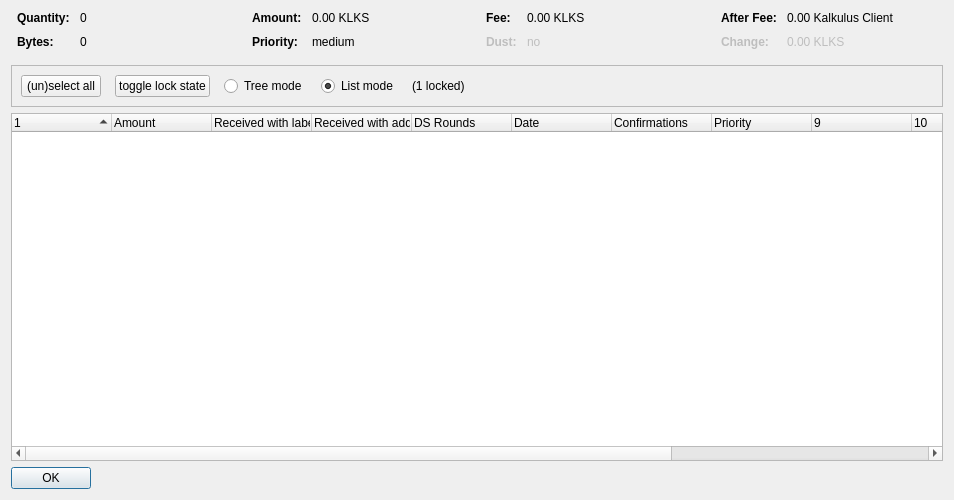
<?xml version="1.0" encoding="UTF-8"?>
<ui version="4.0">
 <class>CoinControlDialog</class>
 <widget class="QDialog" name="CoinControlDialog">
  <property name="geometry">
   <rect>
    <x>0</x>
    <y>0</y>
    <width>954</width>
    <height>500</height>
   </rect>
  </property>
  <property name="windowTitle">
   <string>Coin Selection</string>
  </property>
  <layout class="QVBoxLayout" name="verticalLayout">
   <item>
    <layout class="QHBoxLayout" name="horizontalLayoutTop" stretch="0,0,0,0">
     <property name="topMargin">
      <number>0</number>
     </property>
     <property name="bottomMargin">
      <number>10</number>
     </property>
     <item>
      <layout class="QFormLayout" name="formLayoutCoinControl1">
       <property name="horizontalSpacing">
        <number>10</number>
       </property>
       <property name="verticalSpacing">
        <number>10</number>
       </property>
       <property name="leftMargin">
        <number>6</number>
       </property>
       <property name="rightMargin">
        <number>6</number>
       </property>
       <item row="0" column="0">
        <widget class="QLabel" name="labelCoinControlQuantityText">
         <property name="font">
          <font>
           <weight>75</weight>
           <bold>true</bold>
          </font>
         </property>
         <property name="text">
          <string>Quantity:</string>
         </property>
        </widget>
       </item>
       <item row="0" column="1">
        <widget class="QLabel" name="labelCoinControlQuantity">
         <property name="cursor">
          <cursorShape>IBeamCursor</cursorShape>
         </property>
         <property name="contextMenuPolicy">
          <enum>Qt::ActionsContextMenu</enum>
         </property>
         <property name="text">
          <string notr="true">0</string>
         </property>
         <property name="textInteractionFlags">
          <set>Qt::LinksAccessibleByMouse|Qt::TextSelectableByKeyboard|Qt::TextSelectableByMouse</set>
         </property>
        </widget>
       </item>
       <item row="1" column="0">
        <widget class="QLabel" name="labelCoinControlBytesText">
         <property name="font">
          <font>
           <weight>75</weight>
           <bold>true</bold>
          </font>
         </property>
         <property name="text">
          <string>Bytes:</string>
         </property>
        </widget>
       </item>
       <item row="1" column="1">
        <widget class="QLabel" name="labelCoinControlBytes">
         <property name="cursor">
          <cursorShape>IBeamCursor</cursorShape>
         </property>
         <property name="contextMenuPolicy">
          <enum>Qt::ActionsContextMenu</enum>
         </property>
         <property name="text">
          <string notr="true">0</string>
         </property>
         <property name="textInteractionFlags">
          <set>Qt::LinksAccessibleByMouse|Qt::TextSelectableByKeyboard|Qt::TextSelectableByMouse</set>
         </property>
        </widget>
       </item>
      </layout>
     </item>
     <item>
      <layout class="QFormLayout" name="formLayoutCoinControl2">
       <property name="horizontalSpacing">
        <number>10</number>
       </property>
       <property name="verticalSpacing">
        <number>10</number>
       </property>
       <property name="leftMargin">
        <number>6</number>
       </property>
       <property name="rightMargin">
        <number>6</number>
       </property>
       <item row="0" column="0">
        <widget class="QLabel" name="labelCoinControlAmountText">
         <property name="font">
          <font>
           <weight>75</weight>
           <bold>true</bold>
          </font>
         </property>
         <property name="text">
          <string>Amount:</string>
         </property>
        </widget>
       </item>
       <item row="0" column="1">
        <widget class="QLabel" name="labelCoinControlAmount">
         <property name="cursor">
          <cursorShape>IBeamCursor</cursorShape>
         </property>
         <property name="contextMenuPolicy">
          <enum>Qt::ActionsContextMenu</enum>
         </property>
         <property name="text">
          <string notr="true">0.00 KLKS</string>
         </property>
         <property name="textInteractionFlags">
          <set>Qt::LinksAccessibleByMouse|Qt::TextSelectableByKeyboard|Qt::TextSelectableByMouse</set>
         </property>
        </widget>
       </item>
       <item row="1" column="0">
        <widget class="QLabel" name="labelCoinControlPriorityText">
         <property name="font">
          <font>
           <weight>75</weight>
           <bold>true</bold>
          </font>
         </property>
         <property name="text">
          <string>Priority:</string>
         </property>
        </widget>
       </item>
       <item row="1" column="1">
        <widget class="QLabel" name="labelCoinControlPriority">
         <property name="cursor">
          <cursorShape>IBeamCursor</cursorShape>
         </property>
         <property name="contextMenuPolicy">
          <enum>Qt::ActionsContextMenu</enum>
         </property>
         <property name="text">
          <string>medium</string>
         </property>
         <property name="textInteractionFlags">
          <set>Qt::LinksAccessibleByMouse|Qt::TextSelectableByKeyboard|Qt::TextSelectableByMouse</set>
         </property>
        </widget>
       </item>
      </layout>
     </item>
     <item>
      <layout class="QFormLayout" name="formLayoutCoinControl3">
       <property name="horizontalSpacing">
        <number>10</number>
       </property>
       <property name="verticalSpacing">
        <number>10</number>
       </property>
       <property name="leftMargin">
        <number>6</number>
       </property>
       <property name="rightMargin">
        <number>6</number>
       </property>
       <item row="0" column="0">
        <widget class="QLabel" name="labelCoinControlFeeText">
         <property name="font">
          <font>
           <weight>75</weight>
           <bold>true</bold>
          </font>
         </property>
         <property name="text">
          <string>Fee:</string>
         </property>
        </widget>
       </item>
       <item row="0" column="1">
        <widget class="QLabel" name="labelCoinControlFee">
         <property name="cursor">
          <cursorShape>IBeamCursor</cursorShape>
         </property>
         <property name="contextMenuPolicy">
          <enum>Qt::ActionsContextMenu</enum>
         </property>
         <property name="text">
          <string notr="true">0.00 KLKS</string>
         </property>
         <property name="textInteractionFlags">
          <set>Qt::LinksAccessibleByMouse|Qt::TextSelectableByKeyboard|Qt::TextSelectableByMouse</set>
         </property>
        </widget>
       </item>
       <item row="1" column="0">
        <widget class="QLabel" name="labelCoinControlLowOutputText">
         <property name="enabled">
          <bool>false</bool>
         </property>
         <property name="font">
          <font>
           <weight>75</weight>
           <bold>true</bold>
          </font>
         </property>
         <property name="text">
          <string>Dust:</string>
         </property>
        </widget>
       </item>
       <item row="1" column="1">
        <widget class="QLabel" name="labelCoinControlLowOutput">
         <property name="enabled">
          <bool>false</bool>
         </property>
         <property name="cursor">
          <cursorShape>IBeamCursor</cursorShape>
         </property>
         <property name="contextMenuPolicy">
          <enum>Qt::ActionsContextMenu</enum>
         </property>
         <property name="text">
          <string>no</string>
         </property>
         <property name="textInteractionFlags">
          <set>Qt::LinksAccessibleByMouse|Qt::TextSelectableByKeyboard|Qt::TextSelectableByMouse</set>
         </property>
        </widget>
       </item>
      </layout>
     </item>
     <item>
      <layout class="QFormLayout" name="formLayoutCoinControl4">
       <property name="horizontalSpacing">
        <number>10</number>
       </property>
       <property name="verticalSpacing">
        <number>10</number>
       </property>
       <property name="leftMargin">
        <number>6</number>
       </property>
       <property name="rightMargin">
        <number>6</number>
       </property>
       <item row="0" column="0">
        <widget class="QLabel" name="labelCoinControlAfterFeeText">
         <property name="font">
          <font>
           <weight>75</weight>
           <bold>true</bold>
          </font>
         </property>
         <property name="text">
          <string>After Fee:</string>
         </property>
        </widget>
       </item>
       <item row="0" column="1">
        <widget class="QLabel" name="labelCoinControlAfterFee">
         <property name="cursor">
          <cursorShape>IBeamCursor</cursorShape>
         </property>
         <property name="contextMenuPolicy">
          <enum>Qt::ActionsContextMenu</enum>
         </property>
         <property name="text">
          <string notr="true">0.00 Kalkulus Client</string>
         </property>
         <property name="textInteractionFlags">
          <set>Qt::LinksAccessibleByMouse|Qt::TextSelectableByKeyboard|Qt::TextSelectableByMouse</set>
         </property>
        </widget>
       </item>
       <item row="1" column="0">
        <widget class="QLabel" name="labelCoinControlChangeText">
         <property name="enabled">
          <bool>false</bool>
         </property>
         <property name="font">
          <font>
           <weight>75</weight>
           <bold>true</bold>
          </font>
         </property>
         <property name="text">
          <string>Change:</string>
         </property>
        </widget>
       </item>
       <item row="1" column="1">
        <widget class="QLabel" name="labelCoinControlChange">
         <property name="enabled">
          <bool>false</bool>
         </property>
         <property name="cursor">
          <cursorShape>IBeamCursor</cursorShape>
         </property>
         <property name="contextMenuPolicy">
          <enum>Qt::ActionsContextMenu</enum>
         </property>
         <property name="text">
          <string notr="true">0.00 KLKS</string>
         </property>
         <property name="textInteractionFlags">
          <set>Qt::LinksAccessibleByMouse|Qt::TextSelectableByKeyboard|Qt::TextSelectableByMouse</set>
         </property>
        </widget>
       </item>
      </layout>
     </item>
    </layout>
   </item>
   <item>
    <widget class="QFrame" name="frame">
     <property name="minimumSize">
      <size>
       <width>0</width>
       <height>40</height>
      </size>
     </property>
     <property name="frameShape">
      <enum>QFrame::StyledPanel</enum>
     </property>
     <property name="frameShadow">
      <enum>QFrame::Sunken</enum>
     </property>
     <layout class="QHBoxLayout" name="horizontalLayout">
      <item>
       <layout class="QHBoxLayout" name="horizontalLayoutPanel" stretch="0,0,0,0,0,0">
        <property name="spacing">
         <number>14</number>
        </property>
        <item>
         <widget class="QPushButton" name="pushButtonSelectAll">
          <property name="sizePolicy">
           <sizepolicy hsizetype="Maximum" vsizetype="Fixed">
            <horstretch>0</horstretch>
            <verstretch>0</verstretch>
           </sizepolicy>
          </property>
          <property name="text">
           <string>(un)select all</string>
          </property>
          <property name="autoDefault">
           <bool>false</bool>
          </property>
         </widget>
        </item>
        <item>
         <widget class="QPushButton" name="pushButtonToggleLock">
          <property name="sizePolicy">
           <sizepolicy hsizetype="Maximum" vsizetype="Fixed">
            <horstretch>0</horstretch>
            <verstretch>0</verstretch>
           </sizepolicy>
          </property>
          <property name="text">
           <string>toggle lock state</string>
          </property>
          <property name="autoDefault">
           <bool>false</bool>
          </property>
         </widget>
        </item>
        <item>
         <widget class="QRadioButton" name="radioTreeMode">
          <property name="sizePolicy">
           <sizepolicy hsizetype="Maximum" vsizetype="Fixed">
            <horstretch>0</horstretch>
            <verstretch>0</verstretch>
           </sizepolicy>
          </property>
          <property name="text">
           <string>Tree mode</string>
          </property>
         </widget>
        </item>
        <item>
         <widget class="QRadioButton" name="radioListMode">
          <property name="sizePolicy">
           <sizepolicy hsizetype="Maximum" vsizetype="Fixed">
            <horstretch>0</horstretch>
            <verstretch>0</verstretch>
           </sizepolicy>
          </property>
          <property name="text">
           <string>List mode</string>
          </property>
          <property name="checked">
           <bool>true</bool>
          </property>
         </widget>
        </item>
        <item>
         <widget class="QLabel" name="labelLocked">
          <property name="text">
           <string>(1 locked)</string>
          </property>
         </widget>
        </item>
        <item>
         <spacer name="horizontalSpacer">
          <property name="orientation">
           <enum>Qt::Horizontal</enum>
          </property>
          <property name="sizeHint" stdset="0">
           <size>
            <width>40</width>
            <height>20</height>
           </size>
          </property>
         </spacer>
        </item>
       </layout>
      </item>
     </layout>
    </widget>
   </item>
   <item>
    <widget class="CoinControlTreeWidget" name="treeWidget">
     <property name="contextMenuPolicy">
      <enum>Qt::CustomContextMenu</enum>
     </property>
     <property name="sortingEnabled">
      <bool>false</bool>
     </property>
     <property name="columnCount">
      <number>13</number>
     </property>
     <attribute name="headerShowSortIndicator" stdset="0">
      <bool>true</bool>
     </attribute>
     <attribute name="headerStretchLastSection">
      <bool>false</bool>
     </attribute>
     <column>
      <property name="text">
       <string/>
      </property>
     </column>
     <column>
      <property name="text">
       <string>Amount</string>
      </property>
     </column>
     <column>
      <property name="text">
       <string>Received with label</string>
      </property>
     </column>
     <column>
      <property name="text">
       <string>Received with address</string>
      </property>
     </column>
     <column>
      <property name="text">
       <string>DS Rounds</string>
      </property>
     </column>
     <column>
      <property name="text">
       <string>Date</string>
      </property>
     </column>
     <column>
      <property name="text">
       <string>Confirmations</string>
      </property>
      <property name="toolTip">
       <string>Confirmed</string>
      </property>
     </column>
     <column>
      <property name="text">
       <string>Priority</string>
      </property>
     </column>
     <column>
      <property name="text">
       <string/>
      </property>
     </column>
     <column>
      <property name="text">
       <string/>
      </property>
     </column>
     <column>
      <property name="text">
       <string/>
      </property>
     </column>
     <column>
      <property name="text">
       <string/>
      </property>
     </column>
     <column>
      <property name="text">
       <string/>
      </property>
     </column>
    </widget>
   </item>
   <item>
    <widget class="QDialogButtonBox" name="buttonBox">
     <property name="sizePolicy">
      <sizepolicy hsizetype="Maximum" vsizetype="Fixed">
       <horstretch>0</horstretch>
       <verstretch>0</verstretch>
      </sizepolicy>
     </property>
     <property name="orientation">
      <enum>Qt::Horizontal</enum>
     </property>
     <property name="standardButtons">
      <set>QDialogButtonBox::Ok</set>
     </property>
    </widget>
   </item>
  </layout>
 </widget>
 <customwidgets>
  <customwidget>
   <class>CoinControlTreeWidget</class>
   <extends>QTreeWidget</extends>
   <header>coincontroltreewidget.h</header>
  </customwidget>
 </customwidgets>
 <resources/>
 <connections/>
</ui>
